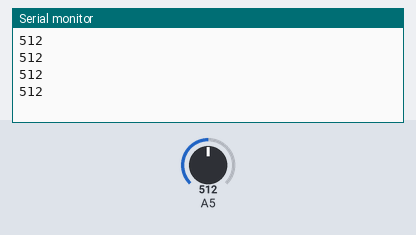
The sketch below on a simulated Arduino Uno, built with avr-gcc and run on an emulated ATmega328P. Parts: the last lines printed to the serial monitor. Inputs (shaded band) come from the test bench; at power-on: A5 = 512.

Above: at 1.2 s.
1.3 s: A5 set to 810
At 1.71 s:
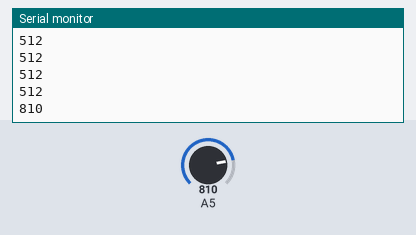
3.6 s: A5 set to 790
At 4.11 s:
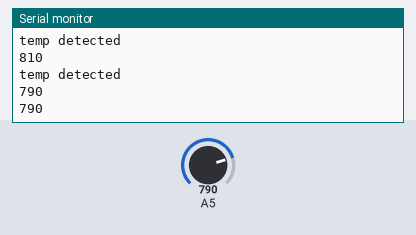
Timing chart, 0 to 6.6 s (numbered marks = the images above; inputs shaded):
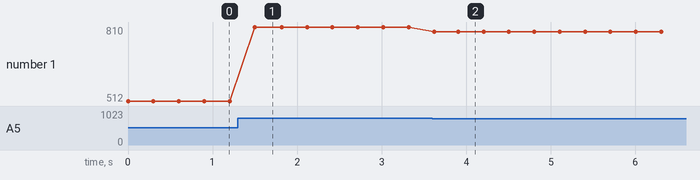

Measured:
- after the input at 1.3 s, the serial monitor: prints a new line after 0.20 s (image 1)
- after the input at 3.6 s, the serial monitor: prints a new line at once (image 2)
- plotted number 1: 512 → 810 after the input at 1.3 s, 810 → 790 after the input at 3.6 s

The sketch:

sketch_nov25a.ino
```cpp
int ldr=A5;
int a,b,c;
int led=8;
void setup()
{
  Serial.begin(9600);
}

void loop()
{
  a=analogRead(A5);
  Serial.println(a);
  delay(300);
  if(a>=800)
  {
    digitalWrite(led,HIGH);
    Serial.println("temp detected");
  }
  else
  digitalWrite(led,LOW);
  }
```
